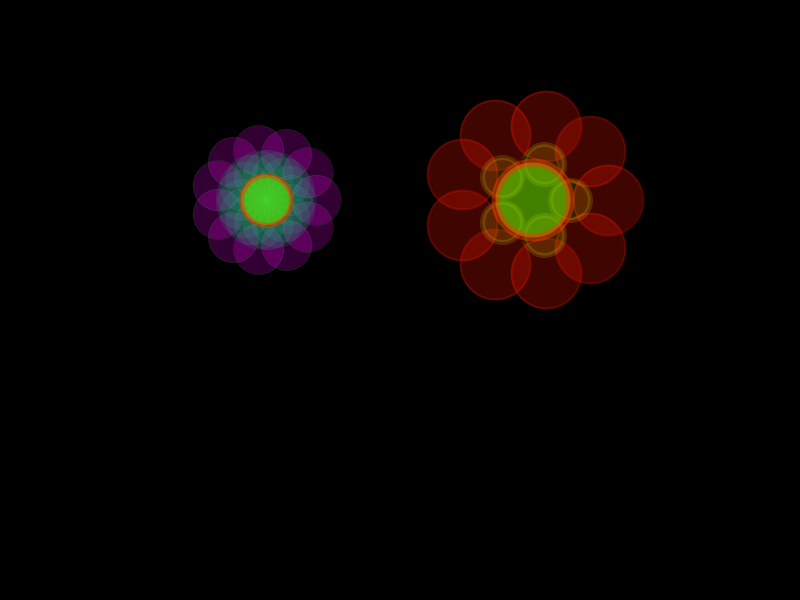
Frame 1 (no input)
Frame 60 (the mouse pressed at the canvas centre just before this capture): identical to frame 1, image omitted
Frame 120 (the mouse held since frame 60 and released just before this capture): identical to frame 1, image omitted

The Processing sketch that drew this single still picture (run headless with seeded random() and noise(); from frame 60 on, the mouse is pressed at the canvas centre):

// Processing sketch: sketch_06_genetic_flower
// ── sketch_06_genetic_flower.pde


/* DNM
genome Data Model
 - center size
 - center fillHue
 - center opacity
 - center strokeHue
 - center strokeWeight
 
 - nb petal 1st row
 - petal size
 - 1st row fillHue
 - 1st row opacity
 - 1st row strokeHue
 - 1st row strokeWeight
 
 - nb petal 2nd row
 - 2nd row fillHue
 - 2nd row opacity
 - 2nd row strokeHue
 - 2nd row strokeWeight
 */
 
 // enum type like way to adress arrays indexes
int centerSize = 0;
int centerFillHue = 1;
int centerOpacity = 2;
int centerStrokeHue = 3;
int centerStrokeWeight = 4;
int firstNumber = 5;
int firstSize = 6;
int firstFillHue = 7;
int firstOpacity = 8;
int firstStrokeHue = 9;
int firstStrokeWeight = 10;
int secondNumber = 11;
int secondSize = 12;
int secondFillHue = 13;
int secondOpacity = 14;
int secondStrokeHue = 15;
int secondStrokeWeight = 16;

 
float[] genome1 = new float[] {
  50, 88, 50, 12, 5, // center
  17, 50, 152, 10, 152, 0.5, //1st row
  11, 50, 300, 20, 128, 0.5 //2nd row
};

float[] genome2 = new float[] {
  75, 88, 50, 12, 8, 
  5, 40, 55, 15, 55, 5, 
  9, 70, 5, 25, 5, 2
};



void setup() {
  size(800, 600);
  background(0);
  colorMode(HSB, 360, 100, 100, 100);

}

void draw() {
  background(0);

  drawFlower(width/3, height/3, genome1);
  drawFlower(width*2/3, height/3, genome2);
}





// this can be copied/pasted
// draw a flower with a given genome
void drawFlower( float xpos, float ypos, float[] genome ) {

  pushMatrix();
  pushStyle();
  translate(xpos, ypos);

  // first draw the second row (in the back)
  for (int i = 0; i < int (genome[secondNumber]); i++) {
    fill(genome[secondFillHue], 100, 100, genome[secondOpacity]);
    stroke (genome[secondStrokeHue], 100, 100, genome[secondOpacity]);
    strokeWeight(genome[secondStrokeWeight]);

    float x = cos(i*(TWO_PI )/genome[secondNumber])*genome[centerSize];
    float y = sin(i*(TWO_PI)/genome[secondNumber])*genome[centerSize];
    float rad = genome[secondSize];
    ellipse(x, y, rad, rad);
  }
  // then the second one
  for (int i = 0; i < int (genome[firstNumber]); i++) {
    fill(genome[firstFillHue], 100, 100, genome[firstOpacity]);
    stroke (genome[firstStrokeHue], 100, 100, genome[firstOpacity]);
    strokeWeight(genome[firstStrokeWeight]);

    float x = cos(i*(TWO_PI)/genome[firstNumber])*genome[centerSize]/2;
    float y = sin(i*(TWO_PI)/genome[firstNumber])*genome[centerSize]/2;
    float rad = genome[firstSize];
    ellipse(x, y, rad, rad);
  }
  // finally the center
  fill(genome[centerFillHue], 100, 100, genome[centerOpacity]);
  stroke (genome[centerStrokeHue], 100, 100, genome[centerOpacity]);
  strokeWeight(genome[centerStrokeWeight]);
  ellipse(0, 0, genome[centerSize], genome[centerSize]);

  popStyle();
  popMatrix();
}
